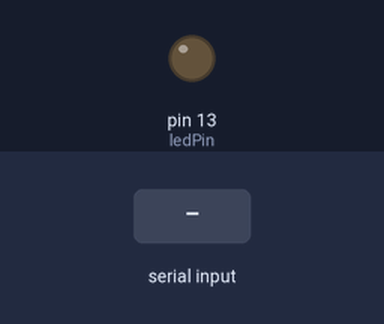
This sketch was run on a simulated Arduino Uno, built with avr-gcc and run on an emulated ATmega328P. On the bench: output pins drawn as LEDs (lit = HIGH). The test bench sets the inputs (shaded band).

Above: at 1.2 s.
1.3 s: "1" received over Serial
At 2.1 s:
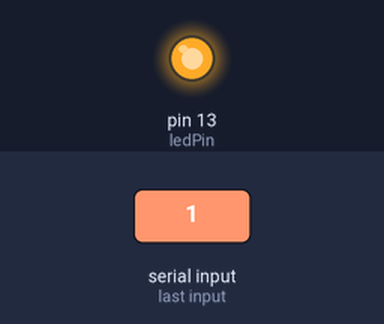
2.8 s: "0" received over Serial
At 3.3 s:
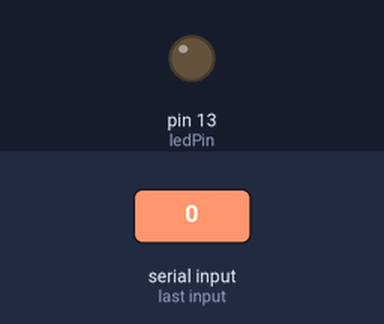
Timing chart, 0 to 5.8 s (numbered marks = the images above; inputs shaded):
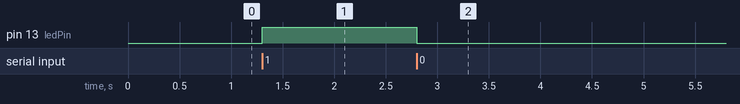

Measured:
- after the input at 1.3 s, pin 13 (ledPin): LOW → HIGH at once
- after the input at 2.8 s, pin 13 (ledPin): HIGH → LOW at once

The sketch:

transmitter.ino
```cpp
// Define the LED pin
int ledPin = 13;

void setup() {
  // Initialize the LED pin as an output
  pinMode(ledPin, OUTPUT);

  // Initialize the serial connection
  Serial.begin(9600);
}

void loop() {
  // Wait for data to be available on the serial port
  if (Serial.available() > 0) {
    // Read the next character from the serial port
    char c = Serial.read();

    // If the character is '1', turn the LED on
    if (c == '1') {
      digitalWrite(ledPin, HIGH);
    }

    // If the character is '0', turn the LED off
    else if (c == '0') {
      digitalWrite(ledPin, LOW);
    }

    // Wait for a short period of time ( this will define the speed of data transfer) ( same for the python script to send file over the serial  communication port)
    delay(300);
  }
}
```
